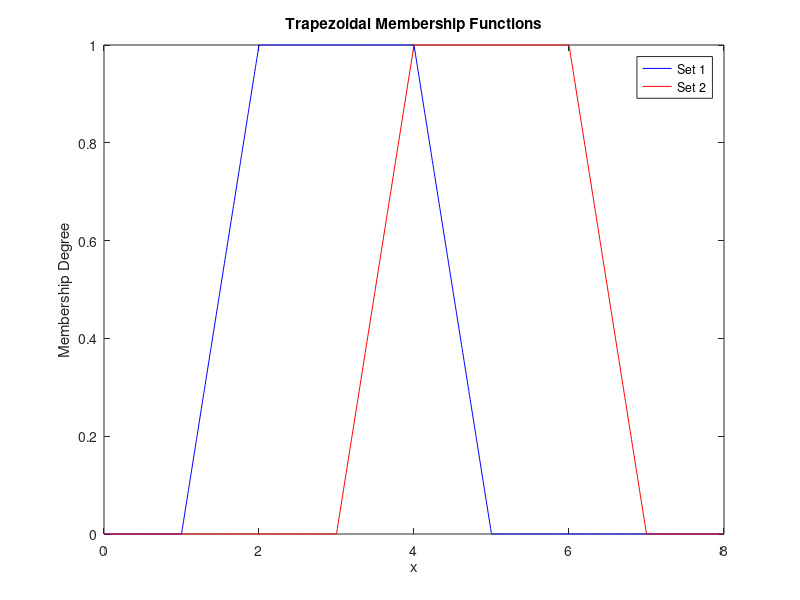

The MATLAB script that drew this image:
a1 = 1;% Left edge 
b1 = 2;% Left peak 
c1 = 4;% Right peak 
d1 = 5; % Right edge 
% Define the trapezoidal membership function parameters for the second set 
a2 = 3;% Left edge 
b2 = 4;% Left peak 
c2 = 6;% Right peak 
d2 = 7;% Right edge 
% Define the universe of discourse (range of x values) 
x_values = linspace(0, 8, 1000); 
% Define the trapezoidal membership functions for the first and second sets

membership_function_1 = @(x) max(0, min((x- a1) / (b1 - a1), min(1, (d1 - x) / (d1 - c1)))); 
membership_function_2 = @(x) max(0, min((x - a2) / (b2 - a2), min(1, (d2 - x) / (d2 - c2)))); 
% Plot the membership functions 
plot(x_values, membership_function_1(x_values), 'b', x_values, membership_function_2(x_values), 'r'); 
title('Trapezoidal Membership Functions'); 
xlabel('x'); 
ylabel('Membership Degree'); 
legend('Set 1', 'Set 2'); 
% Calculate the crisp value using the Center of Sums (COS) method 
numerator = 0; 
sum_membership = 0; 
for x = x_values 
    membership_1 = membership_function_1(x); 
    membership_2 = membership_function_2(x); 
    sum_membership = sum_membership + membership_1 + membership_2;
    % Sum of membership functions
    numerator = numerator + x * (membership_1 + membership_2);% x * (sum of membership functions) 
end
cos_value = numerator / sum_membership; 
% Center of sums 
% Display the crisp value obtained by COS method 
fprintf('Crisp value using COS method: %.2f\n', cos_value); 
